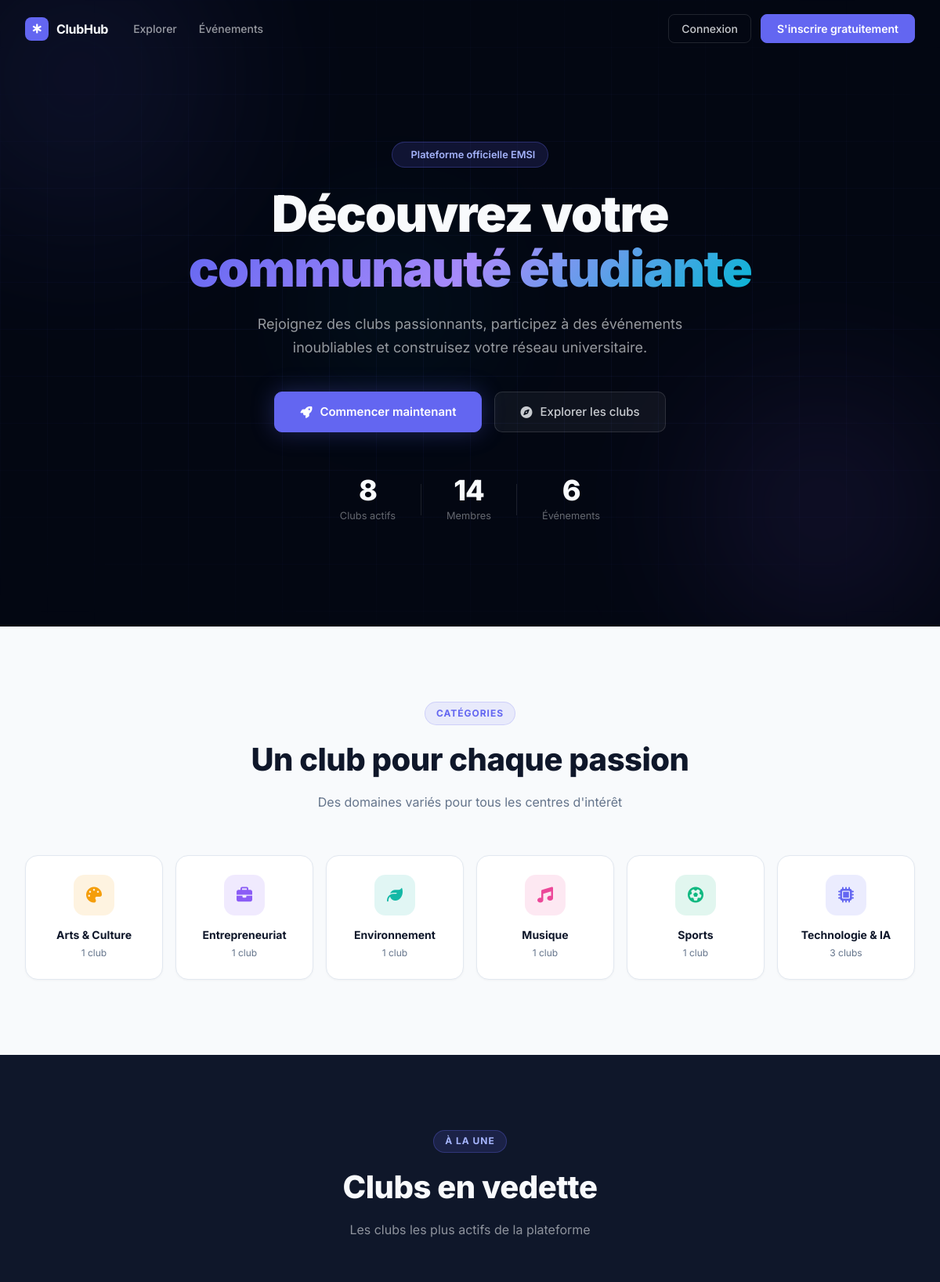
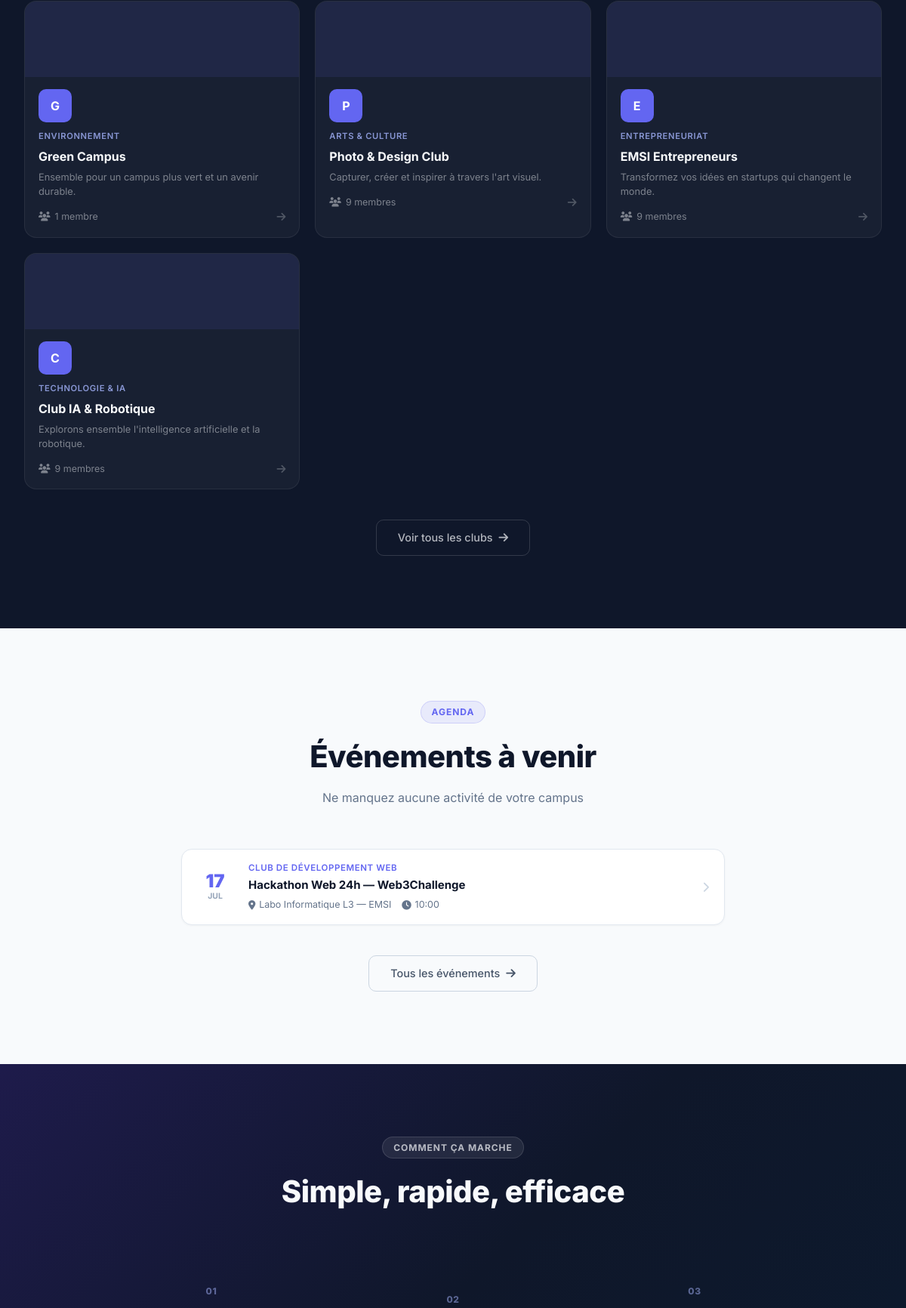
The page / (upper part) on the database its author committed (2 pictures, top to bottom).
### clubs/models.py (models this page shows, shortened)
class ClubCategory(models.Model):
    name = models.CharField(max_length=100)
    slug = models.SlugField(unique=True)
    description = models.TextField(blank=True)
    icon = models.CharField(max_length=50, default='fa-users')
    color = models.CharField(max_length=7, default='#6366F1')
    display_order = models.PositiveIntegerField(default=0)
    class Meta:
        verbose_name = 'Catégorie'
        verbose_name_plural = 'Catégories'
        ordering = ['display_order', 'name']

class Club(models.Model):
    STATUS_PENDING = 'pending'
    STATUS_APPROVED = 'approved'
    STATUS_REJECTED = 'rejected'
    STATUS_SUSPENDED = 'suspended'
    STATUS_CHOICES = [
        ('pending', 'En attente'),
        ('approved', 'Approuvé'),
        ('rejected', 'Rejeté'),
        ('suspended', 'Suspendu'),
    ]
    name = models.CharField(max_length=200)
    slug = models.SlugField(unique=True, blank=True)
    short_description = models.CharField(max_length=300, blank=True)
    description = models.TextField()
    category = models.ForeignKey(
        ClubCategory, on_delete=models.SET_NULL,
        null=True, blank=True, related_name='clubs'
    )
    logo = models.ImageField(upload_to='clubs/logos/', null=True, blank=True)
    banner = models.ImageField(upload_to='clubs/banners/', null=True, blank=True)
    founding_date = models.DateField(null=True, blank=True)
    contact_email = models.EmailField(blank=True)
    contact_phone = models.CharField(max_length=20, blank=True)
    website = models.URLField(blank=True)
    facebook = models.URLField(blank=True)
    instagram = models.URLField(blank=True)
    twitter = models.URLField(blank=True)
    linkedin = models.URLField(blank=True)
    created_by = models.ForeignKey(
        settings.AUTH_USER_MODEL, on_delete=models.CASCADE,
        related_name='created_clubs'
    )
    status = models.CharField(max_length=20, choices=STATUS_CHOICES, default='pending')
    rejection_reason = models.TextField(blank=True)
    is_featured = models.BooleanField(default=False)
    is_public = models.BooleanField(default=True)
    max_members = models.PositiveIntegerField(default=0, help_text='0 = illimité')
    tags = models.CharField(max_length=500, blank=True)
    created_at = models.DateTimeField(auto_now_add=True)
    updated_at = models.DateTimeField(auto_now=True)
    class Meta:
        verbose_name = 'Club'
        verbose_name_plural = 'Clubs'
        ordering = ['-is_featured', '-created_at']
    @property
    def member_count(self):
        return self.memberships.filter(status='approved').count()

### events/models.py (models this page shows, shortened)
class Event(models.Model):
    TYPE_IN_PERSON = 'in_person'
    TYPE_ONLINE = 'online'
    TYPE_HYBRID = 'hybrid'
    TYPE_CHOICES = [
        ('in_person', 'En présentiel'),
        ('online', 'En ligne'),
        ('hybrid', 'Hybride'),
    ]
    STATUS_DRAFT = 'draft'
    STATUS_PUBLISHED = 'published'
    STATUS_CANCELLED = 'cancelled'
    STATUS_PAST = 'past'
    STATUS_CHOICES = [
        ('draft', 'Brouillon'),
        ('published', 'Publié'),
        ('cancelled', 'Annulé'),
    ]
    club = models.ForeignKey(
        'clubs.Club', on_delete=models.CASCADE, related_name='events'
    )
    title = models.CharField(max_length=300)
    slug = models.SlugField(unique=True, blank=True)
    description = models.TextField()
    event_type = models.CharField(max_length=20, choices=TYPE_CHOICES, default='in_person')
    date = models.DateField()
    start_time = models.TimeField()
    end_time = models.TimeField(null=True, blank=True)
    location = models.CharField(max_length=500, blank=True)
    location_url = models.URLField(blank=True)
    cover_image = models.ImageField(upload_to='events/covers/', null=True, blank=True)
    capacity = models.PositiveIntegerField(default=0, help_text='0 = illimité')
    registration_deadline = models.DateTimeField(null=True, blank=True)
    status = models.CharField(max_length=20, choices=STATUS_CHOICES, default='draft')
    is_featured = models.BooleanField(default=False)
    created_by = models.ForeignKey(
        settings.AUTH_USER_MODEL, on_delete=models.CASCADE,
        related_name='created_events'
    )
    tags = models.CharField(max_length=500, blank=True)
    created_at = models.DateTimeField(auto_now_add=True)
    updated_at = models.DateTimeField(auto_now=True)
    class Meta:
        verbose_name = 'Événement'
        verbose_name_plural = 'Événements'
        ordering = ['date', 'start_time']

### presences/views.py (the view)
# urls.py: path('', pres_views.home, name='home'),
def home(request):
    if request.user.is_authenticated:
        return redirect('club_list')
    from clubs.models import Club, ClubCategory
    from events.models import Event
    from django.utils import timezone as tz
    from django.db.models import Count, Q
    categories = ClubCategory.objects.annotate(
        club_count=Count('clubs', filter=Q(clubs__status='approved'))
    ).filter(club_count__gt=0)[:8]
    featured_clubs = Club.objects.filter(
        status='approved', is_featured=True
    ).select_related('category')[:6]
    upcoming_events = Event.objects.filter(
        status='published', date__gte=tz.now().date()
    ).select_related('club').order_by('date')[:5]
    stats = {
        'clubs': Club.objects.filter(status='approved').count(),
        'members': Utilisateur.objects.filter(role__in=['etudiant', 'club_manager']).count(),
        'events': Event.objects.filter(status='published').count(),
    }
    return render(request, 'home.html', {
        'categories': categories,
        'featured_clubs': featured_clubs,
        'upcoming_events': upcoming_events,
        'stats': stats,
    })

### notifications/context_processors.py (called while the page is built)
def notifications_context(request):
    ctx = {'unread_notif_count': 0, 'pending_clubs_count': 0}
    if request.user.is_authenticated:
        ctx['unread_notif_count'] = request.user.notifications.filter(is_read=False).count()
        if getattr(request.user, 'is_platform_admin', False):
            from clubs.models import Club
            ctx['pending_clubs_count'] = Club.objects.filter(status='pending').count()
    return ctx

### templates/home.html (shortened to what this page needs)
{% load static %}
<!DOCTYPE html>
<html lang="fr">
<head>
  <link rel="stylesheet" href="https://cdnjs.cloudflare.com/ajax/libs/font-awesome/6.5.0/css/all.min.css">
  <link rel="stylesheet" href="{% static 'css/style.css' %}">
  <link rel="stylesheet" href="{% static 'css/clubs.css' %}">
  <link rel="stylesheet" href="{% static 'css/landing.css' %}">
</head>
<body class="landing-body">
<nav class="landing-nav" id="landing-nav">
  <div class="nav-container">
    <a href="/" class="nav-brand">
      <div class="nav-brand-icon"><i class="fa-solid fa-star-of-life"></i></div>
      <span>ClubHub</span>
    </a>
    <div class="nav-links">
      <a href="{% url 'club_list' %}" class="nav-link">Explorer</a>
      <a href="{% url 'event_list' %}" class="nav-link">Événements</a>
    </div>
    <div class="nav-actions">
      <a href="{% url 'login' %}" class="nav-btn-ghost">Connexion</a>
      <a href="{% url 'register' %}" class="nav-btn-primary">S'inscrire gratuitement</a>
    </div>
  </div>
</nav>
<section class="hero">
  <div class="hero-bg">
    <div class="hero-orb hero-orb--1"></div>
    <div class="hero-orb hero-orb--2"></div>
    <div class="hero-orb hero-orb--3"></div>
    <div class="hero-grid"></div>
  </div>
  <div class="hero-container">
    <div class="hero-badge">
      Plateforme officielle EMSI
    </div>
    <h1 class="hero-title">
      Découvrez votre<br>
      <span class="hero-title-accent">communauté étudiante</span>
    </h1>
    <p class="hero-subtitle">
      Rejoignez des clubs passionnants, participez à des événements inoubliables
      et construisez votre réseau universitaire.
    </p>
    <div class="hero-cta">
      <a href="{% url 'register' %}" class="cta-primary">
        <i class="fa-solid fa-rocket"></i>
        Commencer maintenant
      </a>
      <a href="{% url 'club_list' %}" class="cta-secondary">
        <i class="fa-solid fa-compass"></i>
        Explorer les clubs
      </a>
    </div>
    <div class="hero-stats">
      <div class="hero-stat">
        <span class="hero-stat-num">{{ stats.clubs }}</span>
        <span class="hero-stat-label">Clubs actifs</span>
      </div>
      <div class="hero-stat">
        <span class="hero-stat-num">{{ stats.members }}</span>
        <span class="hero-stat-label">Membres</span>
      </div>
      <div class="hero-stat">
        <span class="hero-stat-num">{{ stats.events }}</span>
        <span class="hero-stat-label">Événements</span>
      </div>
    </div>
  </div>
</section>
{% if categories %}
<section class="section section--light">
  <div class="section-container">
    <div class="section-header">
      <div class="section-badge">Catégories</div>
      <h2 class="section-title">Un club pour chaque passion</h2>
      <p class="section-subtitle">Des domaines variés pour tous les centres d'intérêt</p>
    </div>
    <div class="categories-grid">
      {% for cat in categories %}
      <a href="{% url 'club_list' %}?category={{ cat.slug }}" class="category-card">
        <div class="category-icon" style="background: {{ cat.color }}20; color: {{ cat.color }}">
          <i class="fa-solid {{ cat.icon }}"></i>
        </div>
        <div class="category-name">{{ cat.name }}</div>
        <div class="category-count">{{ cat.club_count }} club{{ cat.club_count|pluralize }}</div>
      </a>
      {% endfor %}
    </div>
  </div>
</section>
{% endif %}
{% if featured_clubs %}
<section class="section section--dark">
  <div class="section-container">
    <div class="section-header section-header--light">
      <div class="section-badge section-badge--dark">À la une</div>
      <h2 class="section-title section-title--light">Clubs en vedette</h2>
      <p class="section-subtitle section-subtitle--light">Les clubs les plus actifs de la plateforme</p>
    </div>
    <div class="featured-clubs-grid">
      {% for club in featured_clubs %}
      <a href="{% url 'club_detail' slug=club.slug %}" class="featured-club-card">
        <div class="fclub-banner">
          {% if club.banner %}
          <img src="{{ club.banner.url }}" alt="">
          {% else %}
          <div class="fclub-banner-placeholder"></div>
          {% endif %}
        </div>
        <div class="fclub-body">
          <div class="fclub-logo-wrap">
            {% if club.logo %}
            <img src="{{ club.logo.url }}" alt="{{ club.name }}" class="fclub-logo">
            {% else %}
            <div class="fclub-logo-placeholder">{{ club.name.0 }}</div>
            {% endif %}
          </div>
          {% if club.category %}
          <div class="fclub-category">{{ club.category.name }}</div>
          {% endif %}
          <h3 class="fclub-name">{{ club.name }}</h3>
          <p class="fclub-desc">{{ club.short_description|default:club.description|truncatechars:100 }}</p>
          <div class="fclub-footer">
            <div class="fclub-members">
              <i class="fa-solid fa-users"></i>
              {{ club.member_count }} membre{{ club.member_count|pluralize }}
            </div>
            <div class="fclub-arrow"><i class="fa-solid fa-arrow-right"></i></div>
          </div>
        </div>
      </a>
      {% endfor %}
    </div>
    <div class="section-cta">
      <a href="{% url 'club_list' %}" class="btn-outline-light">
        Voir tous les clubs <i class="fa-solid fa-arrow-right"></i>
      </a>
    </div>
  </div>
</section>
{% endif %}
{% if upcoming_events %}
<section class="section section--light">
  <div class="section-container">
    <div class="section-header">
      <div class="section-badge">Agenda</div>
      <h2 class="section-title">Événements à venir</h2>
      <p class="section-subtitle">Ne manquez aucune activité de votre campus</p>
    </div>
    <div class="events-list-preview">
      {% for event in upcoming_events %}
      <a href="{% url 'event_detail' pk=event.pk %}" class="event-preview-card">
        <div class="epcard-date">
          <span class="epcard-day">{{ event.date|date:"d" }}</span>
          <span class="epcard-month">{{ event.date|date:"M" }}</span>
        </div>
        <div class="epcard-body">
          <div class="epcard-club">{{ event.club.name }}</div>
          <div class="epcard-title">{{ event.title }}</div>
          <div class="epcard-meta">
            {% if event.location %}<span><i class="fa-solid fa-location-dot"></i> {{ event.location }}</span>{% endif %}
            <span><i class="fa-solid fa-clock"></i> {{ event.start_time|time:"H:i" }}</span>
          </div>
        </div>
        <div class="epcard-arrow"><i class="fa-solid fa-chevron-right"></i></div>
      </a>
      {% endfor %}
    </div>
    <div class="section-cta">
      <a href="{% url 'event_list' %}" class="btn-outline-dark">
        Tous les événements <i class="fa-solid fa-arrow-right"></i>
      </a>
    </div>
  </div>
</section>
{% endif %}
<section class="section section--gradient">
  <div class="section-container">
    <div class="section-header section-header--light">
      <div class="section-badge section-badge--glass">Comment ça marche</div>
      <h2 class="section-title section-title--light">Simple, rapide, efficace</h2>
    </div>
    <div class="how-it-works-grid">
      <div class="hiw-step">
        <div class="hiw-step-num">01</div>
      </div>
      <div class="hiw-step">
        <div class="hiw-step-num">02</div>
      </div>
      <div class="hiw-step">
        <div class="hiw-step-num">03</div>
      </div>
    </div>
  </div>
</section>
</body>
</html>

### static/css/style.css (style rules this page uses)
:root { --primary: #2563EB; --primary-dark: #1D4ED8; --primary-light: #EFF6FF; --sidebar-bg: #1E293B; --sidebar-border: #334155; --sidebar-text: #94A3B8; --sidebar-text-active: #F8FAFC; --bg: #F1F5F9; --surface: #FFFFFF; --surface-secondary: #F8FAFC; --border: #E2E8F0; --text: #0F172A; --text-muted: #64748B; --text-light: #94A3B8; --danger: #DC2626; --danger-light: #FEF2F2; --success: #16A34A; --success-light: #F0FDF4; --warning: #D97706; --warning-light: #FFFBEB; --shadow-sm: 0 1px 2px 0 rgba(0, 0, 0, 0.05); --shadow: 0 1px 3px 0 rgba(0, 0, 0, 0.1), 0 1px 2px -1px rgba(0, 0, 0, 0.1); --shadow-md: 0 4px 6px -1px rgba(0, 0, 0, 0.1), 0 2px 4px -2px rgba(0, 0, 0, 0.1); --radius: 0.5rem; --radius-lg: 0.75rem; --sidebar-width: 240px; }
*, *::before, *::after { box-sizing: border-box; margin: 0; padding: 0; }
html { font-size: 16px; }
body { font-family: 'Inter', system-ui, -apple-system, sans-serif; color: var(--text); background: var(--bg); line-height: 1.5; -webkit-font-smoothing: antialiased; transition: background-color .2s ease, color .2s ease; }

### static/css/clubs.css (style rules this page uses)
:root { --primary: #6366F1; --primary-dark: #4F46E5; --primary-light: rgba(99,102,241,.1); --sidebar-bg: #0F172A; --sidebar-border: rgba(255,255,255,.06); --sidebar-text: #94A3B8; --sidebar-text-active: #F8FAFC; --bg: #F8FAFC; --surface: #FFFFFF; --surface-secondary: #F1F5F9; --border: #E2E8F0; --text: #0F172A; --text-muted: #64748B; --text-light: #94A3B8; --success: #10B981; --success-light: #ECFDF5; --warning: #F59E0B; --warning-light: #FFFBEB; --danger: #EF4444; --danger-light: #FEF2F2; --info: #3B82F6; --shadow-sm: 0 1px 2px rgba(0,0,0,.05); --shadow: 0 1px 3px rgba(0,0,0,.1),0 1px 2px rgba(0,0,0,.06); --shadow-md: 0 4px 6px rgba(0,0,0,.07),0 2px 4px rgba(0,0,0,.06); --shadow-lg: 0 10px 15px rgba(0,0,0,.1),0 4px 6px rgba(0,0,0,.05); --radius: .5rem; --radius-lg: .75rem; --radius-xl: 1rem; --sidebar-width: 252px; }
body, .card, .card-header, .card-body, .topbar, .main-area, .form-control, input, select, textarea, .btn, .badge, .alert, .filter-search, .filter-select, .cat-pill, .tab-link { transition: background-color .2s ease, border-color .2s ease, color .2s ease, box-shadow .2s ease; }
body { background: var(--bg); color: var(--text); }

### rows shown on the page
ClubCategory: name "Arts & Culture", club_count "1"
ClubCategory: name "Entrepreneuriat", club_count "1"
ClubCategory: name "Environnement", club_count "1"
ClubCategory: name "Musique", club_count "1"
ClubCategory: name "Sports", club_count "1"
ClubCategory: name "Technologie & IA", club_count "3"
Club: name.0 "G", category.name "ENVIRONNEMENT", name "Green Campus", short_description "Ensemble pour un campus plus vert et un avenir durable.", member_count "1"
Club: name.0 "P", category.name "ARTS & CULTURE", name "Photo & Design Club", short_description "Capturer, créer et inspirer à travers l'art visuel.", member_count "9"
Club: name.0 "E", category.name "ENTREPRENEURIAT", name "EMSI Entrepreneurs", short_description "Transformez vos idées en startups qui changent le monde.", member_count "9"
Club: name.0 "C", category.name "TECHNOLOGIE & IA", name "Club IA & Robotique", short_description "Explorons ensemble l'intelligence artificielle et la robotique.", member_count "9"
Event: date "17", date "JUL", club.name "CLUB DE DÉVELOPPEMENT WEB", title "Hackathon Web 24h — Web3Challenge", location "Labo Informatique L3 — EMSI", start_time "10:00"

### other values the page prints
{{ stats.clubs }} "8"
{{ stats.members }} "14"
{{ stats.events }} "6"
